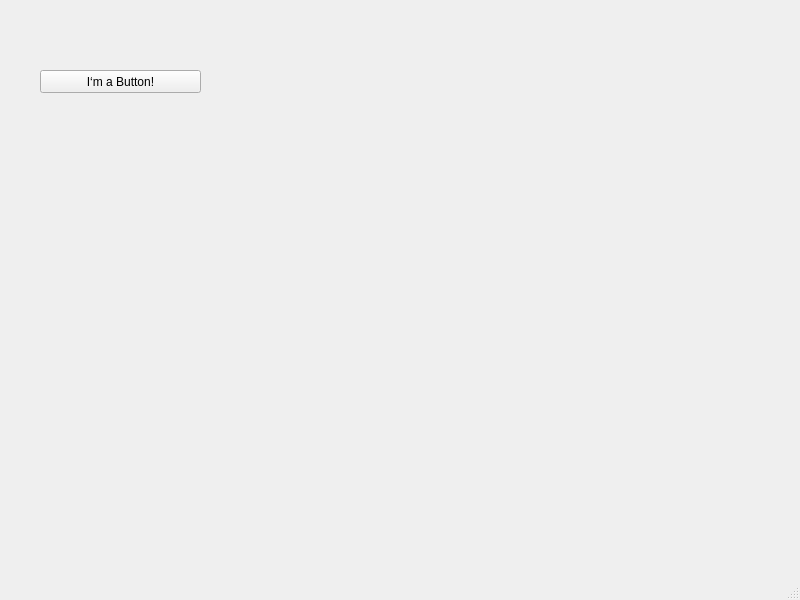
<?xml version="1.0" encoding="UTF-8"?>
<ui version="4.0">
 <class>MainWindow</class>
 <widget class="QMainWindow" name="MainWindow">
  <property name="geometry">
   <rect>
    <x>0</x>
    <y>0</y>
    <width>800</width>
    <height>600</height>
   </rect>
  </property>
  <property name="windowTitle">
   <string>MainWindow</string>
  </property>
  <widget class="QWidget" name="centralwidget">
   <widget class="QPushButton" name="pushButton">
    <property name="geometry">
     <rect>
      <x>40</x>
      <y>70</y>
      <width>161</width>
      <height>23</height>
     </rect>
    </property>
    <property name="text">
     <string>I‘m a Button!</string>
    </property>
   </widget>
  </widget>
  <widget class="QMenuBar" name="menubar">
   <property name="geometry">
    <rect>
     <x>0</x>
     <y>0</y>
     <width>800</width>
     <height>23</height>
    </rect>
   </property>
  </widget>
  <widget class="QStatusBar" name="statusbar"/>
 </widget>
 <resources/>
 <connections/>
</ui>
